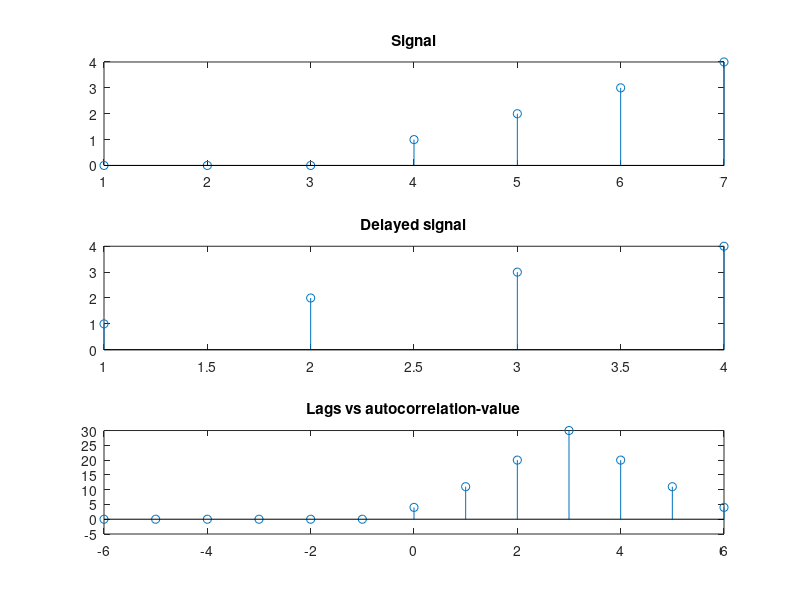

Source code (MATLAB):
clc;
clear all;
close all;

x=[0 0 0 1 2 3 4];
x1=[1 2 3 4];

[autocorr, lags] = xcorr(x,x1)

subplot(3,1,1);
stem(x);
title('Signal');
subplot(3,1,2);
stem(x1);
title('Delayed signal');
subplot(3,1,3);
stem(lags,autocorr);
title('Lags vs autocorrelation-value');


[~, index] = max(autocorr);

delay_sample = abs(lags(index))
Fs=1;
delay_seconds = delay_sample/Fs

